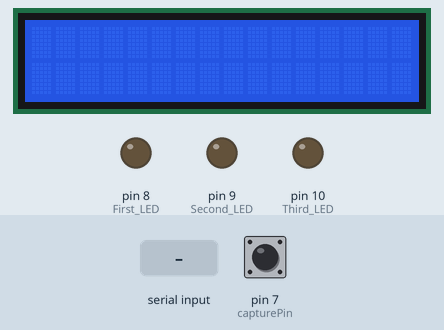
This sketch was run on a simulated Arduino Uno, built with avr-gcc and run on an emulated ATmega328P. Parts: 16×2 character LCD, output pins drawn as LEDs (lit = HIGH). The inputs (shaded band) are chosen by the test bench; at power-on: pin 7 (capturePin) HIGH. What the sketch prints to the serial monitor is not drawn.

Above: at 1.2 s.
1.3 s: pin 7 (capturePin) pulled LOW for 1 s
At 3.0 s:
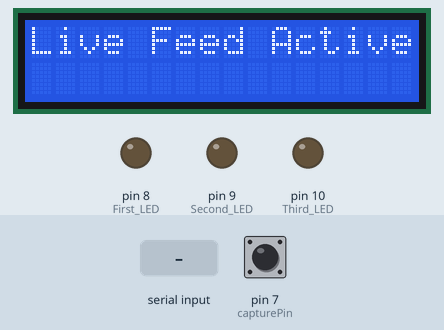
4.8 s: "A" received over Serial
At 5.8 s:
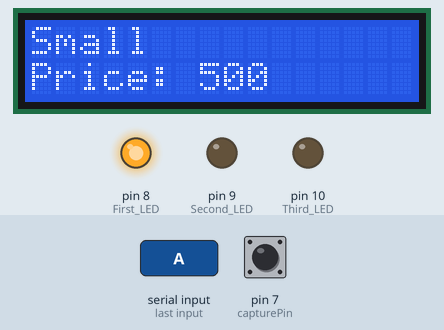
6.3 s: "B" received over Serial
At 7.0 s:
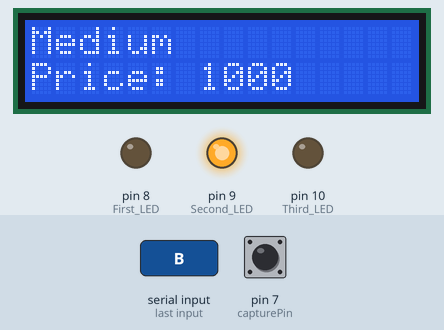
7.8 s: "C" received over Serial
At 8.1 s:
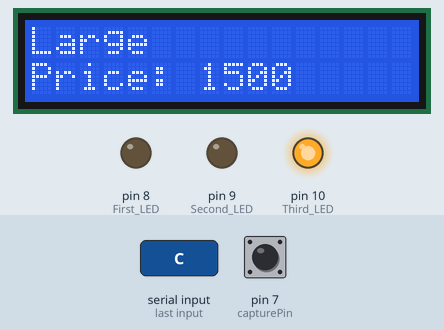
9.3 s: pin 7 (capturePin) pulled LOW for 0.15 s
At 9.9 s:
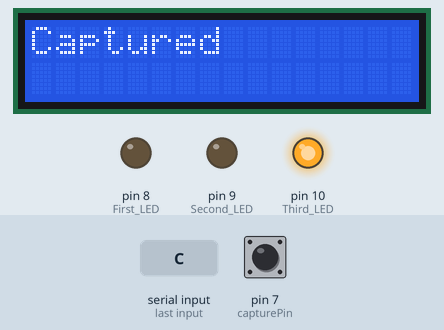
12.4 s: pin 7 (capturePin) pulled LOW for 0.15 s
At 13.4 s:
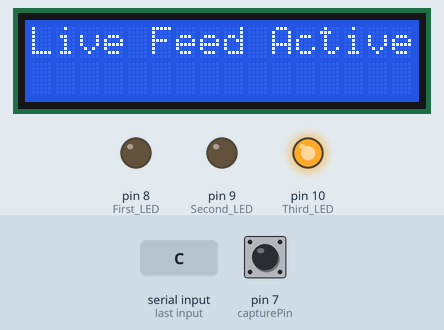
Timing chart, 0 to 15.0 s (numbered marks = the images above; inputs shaded):
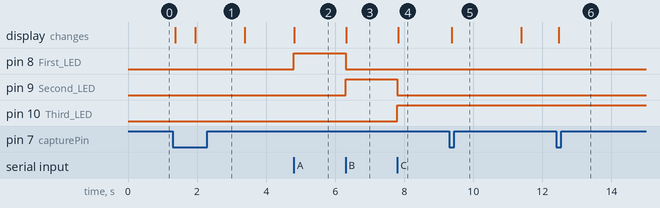

The sketch:

MLPProject.ino
```cpp
#include <Wire.h>
#include <LiquidCrystal_I2C.h>

LiquidCrystal_I2C lcd(0x27, 16, 2); // I2C address 0x27, 16 columns and 2 rows

const int capturePin = 7; // Pin for capture button
bool liveFeedActive = true; // State variable for live feed
unsigned long captureTime = 0; // Timestamp for capture event
bool showCaptureMessage = false; // Flag to indicate capture message display
String currentObject = ""; // Variable to store the current detected object
String currentPrice = ""; // Variable to store the current price

void setup()
{
  Serial.begin(9600);
  pinMode(8, OUTPUT);    // First LED (Arduino detected)
  pinMode(9, OUTPUT);    // Second LED (Breadboard detected)
  pinMode(10, OUTPUT);   // Third LED (Infrared Remote Control detected)
  pinMode(capturePin, INPUT_PULLUP); // Set capture button pin as input with internal pull-up resistor
  lcd.init();            // Initialize LCD
  lcd.backlight();       // Turn on backlight
}

void loop()
{
  // Read the state of the capture button
  int captureButtonState = digitalRead(capturePin);

  // If capture button is pressed, toggle liveFeedActive and send 'P' to Python code
  if (captureButtonState == LOW)
  {
    // Debounce the button
    delay(50);
    if (digitalRead(capturePin) == LOW)
    {
      liveFeedActive = !liveFeedActive; // Toggle live feed state
      Serial.write('P');
      if (!liveFeedActive)
      {
        lcd.clear();
        lcd.setCursor(0, 0);
        lcd.print("Captured          ");
        captureTime = millis(); // Record the time of capture
        showCaptureMessage = true;
      }
      else
      {
        lcd.clear();
        lcd.setCursor(0, 0);
        lcd.print("Live Feed Active  ");
      }
      delay(500); // Delay to debounce the button
    }
  }

  // Check if 3 seconds have passed since capture
  if (showCaptureMessage && (millis() - captureTime >= 2000))
  {
    lcd.clear();
    lcd.setCursor(0, 0);
    lcd.print(currentObject);
    lcd.setCursor(0, 1);
    lcd.print(currentPrice);
    showCaptureMessage = false;
  }

  if (Serial.available() > 0)
  {
    char data = Serial.read();

    if (data == 'A')
    {
      digitalWrite(8, HIGH); // Turn on first LED (Arduino detected)
      digitalWrite(9, LOW);
      digitalWrite(10, LOW);
      currentObject = "Small";
      currentPrice = "Price: 500";
      if (!showCaptureMessage) {
        lcd.clear();
        lcd.setCursor(0, 0);
        lcd.print(currentObject);
        lcd.setCursor(0, 1);
        lcd.print(currentPrice);
      }
    }
    else if (data == 'B')
    {
      digitalWrite(8, LOW);
      digitalWrite(9, HIGH); // Turn on second LED (Breadboard detected)
      digitalWrite(10, LOW);
      currentObject = "Medium";
      currentPrice = "Price: 1000";
      if (!showCaptureMessage) {
        lcd.clear();
        lcd.setCursor(0, 0);
        lcd.print(currentObject);
        lcd.setCursor(0, 1);
        lcd.print(currentPrice);
      }
    }
    else if (data == 'C')
    {
      digitalWrite(8, LOW);
      digitalWrite(9, LOW);
      digitalWrite(10, HIGH); // Turn on third LED (Infrared Remote Control detected)
      currentObject = "Large";
      currentPrice = "Price: 1500";
      if (!showCaptureMessage) {
        lcd.clear();
        lcd.setCursor(0, 0);
        lcd.print(currentObject);
        lcd.setCursor(0, 1);
        lcd.print(currentPrice);
      }
    }
    else if (data == 'D')
    {
      digitalWrite(8, LOW);
      digitalWrite(9, LOW);
      digitalWrite(10, LOW); // Turn off all LEDs
      if (!showCaptureMessage) {
        lcd.clear();
      }
    }
  }
}
```

Measured:
- after the input at 1.3 s, the display: first changes after 0.07 s (image 1 shows a later state)
- after the input at 4.8 s, pin 8 (First_LED): LOW → HIGH at once; the display: changes at once (image 2)
- after the input at 6.3 s, pin 8 (First_LED): HIGH → LOW at once; pin 9 (Second_LED): LOW → HIGH at once; the display: changes at once (image 3)
- after the input at 7.8 s, pin 9 (Second_LED): HIGH → LOW at once; pin 10 (Third_LED): LOW → HIGH at once; the display: changes at once (image 4)
- after the input at 9.3 s, the display: changes after 0.07 s (image 5)
- after the input at 12.4 s, the display: changes after 0.07 s (image 6)
